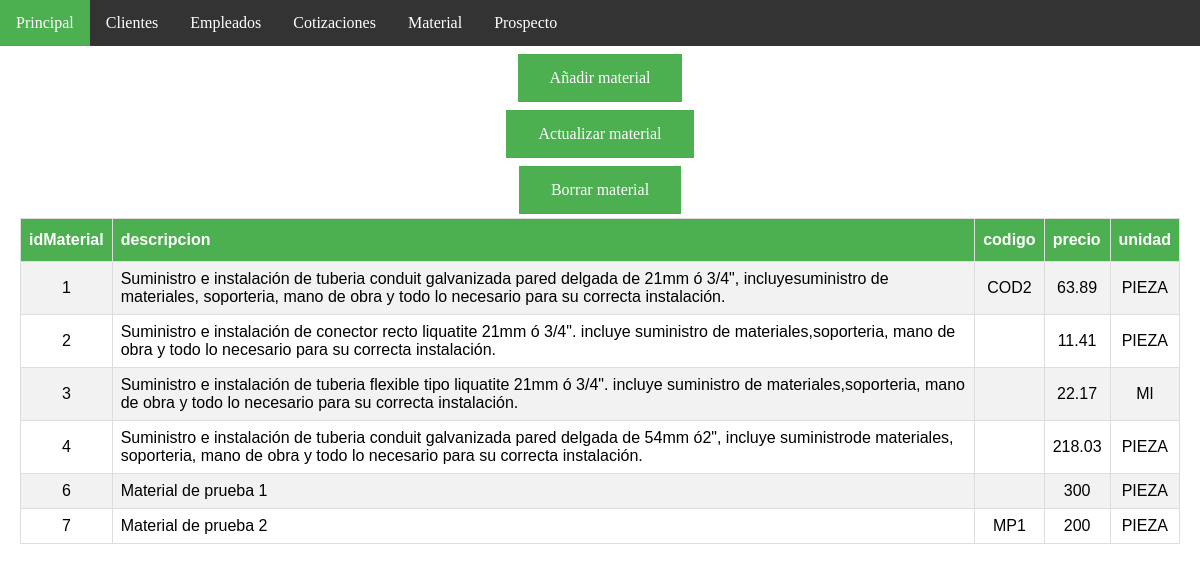
Page /materialAdmon.php on the committed database.
### tables this page shows
CREATE TABLE `material` (
  `idMaterial` int(11) NOT NULL AUTO_INCREMENT,
  `descripcion` varchar(300) NOT NULL,
  `codigo` varchar(45) DEFAULT NULL,
  `precio` double NOT NULL,
  `UnidadMaterial_idUnidadMaterial` int(11) NOT NULL,
  PRIMARY KEY (`idMaterial`,`UnidadMaterial_idUnidadMaterial`),
  UNIQUE KEY `codigo_UNIQUE` (`codigo`),
  KEY `fk_Material_UnidadMaterial1_idx` (`UnidadMaterial_idUnidadMaterial`),
  CONSTRAINT `fk_Material_UnidadMaterial1` FOREIGN KEY (`UnidadMaterial_idUnidadMaterial`) REFERENCES `unidadmaterial` (`idUnidadMaterial`) ON DELETE NO ACTION ON UPDATE NO ACTION
);

CREATE TABLE `unidadmaterial` (
  `idUnidadMaterial` int(11) NOT NULL AUTO_INCREMENT,
  `unidad` varchar(45) NOT NULL,
  PRIMARY KEY (`idUnidadMaterial`),
  UNIQUE KEY `unidad_UNIQUE` (`unidad`)
);

### materialAdmon.php (the view, shortened to what this page needs)
<!DOCTYPE html>
<html>
<head>
	<link rel="stylesheet" type="text/css" href="css/page_style.css">
</head>
<body>
<ul>
  <li><a class="active" href="index.php">Principal</a></li>
  <li><a href="clienteAdmon.php">Clientes</a></li>
  <li><a href="empleadoAdmon.php">Empleados</a></li>
  <li><a href="cotizacionAdmon.php">Cotizaciones</a></li>
  <li><a href="materialAdmon.php">Material</a></li>
  <li><a href="prospectoAdmon.php">Prospecto</a></li>
</ul>
<div style="padding:20px;margin-top:30px;height:1500px;">
<div align="center">
	<a class="buttonSha" href="insertMaterial.php">Añadir material</a><br>
	<a class="buttonSha" href="updateMaterial.php">Actualizar material</a><br>
	<a class="buttonSha" href="deleteMaterial.php">Borrar material</a><br>
</div>
<?php
	$usuario = "root";
	$servidor = "localhost";
$conexion = mysqli_connect( $servidor, $usuario, "" )
or die ("No se ha podido conectar al servidor BD");
$consulta = "SELECT * FROM material";
$resultado = mysqli_query( $conexion, $consulta )
        or die ( "Algo ha ido mal en la consulta a material en la base de datos");
echo"<center>";
echo "<table>";
	echo "<tr>";
		echo "<th>idMaterial</th>";
		echo "<th>descripcion</th>";
	    echo "<th>codigo</th>";
	    echo "<th>precio</th>";
	    echo "<th>unidad</th>";
	echo "</tr>";
	while ($registro = mysqli_fetch_array( $resultado ))
		{
		$uni = "select * from unidadmaterial where idUnidadMaterial =".$registro['UnidadMaterial_idUnidadMaterial'].";";
		$query_uni = mysqli_query( $conexion, $uni)
        or die ( "Algo ha ido mal en la consulta a material en la base de datos");
		$registrodos= mysqli_fetch_array( $query_uni);
		echo "<tr>";
		echo "<td align='center'>" . $registro['idMaterial'] . "</td>";
		echo "<td>".$registro['descripcion']."</td>";
		echo "<td align='center'>".$registro['codigo']. "</td>";
		echo "<td align='center'>".$registro['precio']. "</td>";
		echo "<td align='center'>".$registrodos['unidad']. "</td>";
	echo "</tr>";
		}
	echo "</table>";
 ?>
</div>
</body>
</html>

### css/page_style.css (style rules this page uses)
.buttonSha { background-color: #4CAF50; border: none; color: white; padding: 15px 32px; text-align: center; text-decoration: none; display: inline-block; font-size: 16px; margin: 4px 2px; cursor: pointer; -webkit-transition-duration: 0.4s; transition-duration: 0.4s; }
table { font-family: "Trebuchet MS", Arial, Helvetica, sans-serif; border-collapse: collapse; width: 100%; }
td,th { border: 1px solid #ddd; padding: 8px; }
tr:nth-child(even) { background-color: #f2f2f2; }
th { padding-top: 12px; padding-bottom: 12px; text-align: left; background-color: #4CAF50; color: white; }
* { box-sizing: border-box; }
body { margin:0; }
ul { list-style-type: none; margin: 0; padding: 0; overflow: hidden; background-color: #333; position: fixed; top: 0; width: 100%; }
li { float: left; }
li a { display: block; color: white; text-align: center; padding: 14px 16px; text-decoration: none; }
.active { background-color: #4CAF50; }

### rows in the picture
material: idMaterial "1", descripcion "Suministro e instalación de tuberia conduit galvanizada pared delgada de 21mm ó 3/4\", incluyesuministro de materiales, soporteria, mano de obra y todo lo necesario para su correcta instalación.", codigo "COD2", precio "63.89", UnidadMaterial_idUnidadMaterial.unidad "PIEZA"
material: idMaterial "2", descripcion "Suministro e instalación de conector recto liquatite 21mm ó 3/4\". incluye suministro de materiales,soporteria, mano de obra y todo lo necesario para su correcta instalación.", precio "11.41", UnidadMaterial_idUnidadMaterial.unidad "PIEZA"
material: idMaterial "3", descripcion "Suministro e instalación de tuberia flexible tipo liquatite 21mm ó 3/4\". incluye suministro de materiales,soporteria, mano de obra y todo lo necesario para su correcta instalación.", precio "22.17", UnidadMaterial_idUnidadMaterial.unidad "Ml"
material: idMaterial "4", descripcion "Suministro e instalación de tuberia conduit galvanizada pared delgada de 54mm ó2\", incluye suministrode materiales, soporteria, mano de obra y todo lo necesario para su correcta instalación.", precio "218.03", UnidadMaterial_idUnidadMaterial.unidad "PIEZA"
material: idMaterial "6", descripcion "Material de prueba 1", precio "300", UnidadMaterial_idUnidadMaterial.unidad "PIEZA"
material: idMaterial "7", descripcion "Material de prueba 2", codigo "MP1", precio "200", UnidadMaterial_idUnidadMaterial.unidad "PIEZA"
